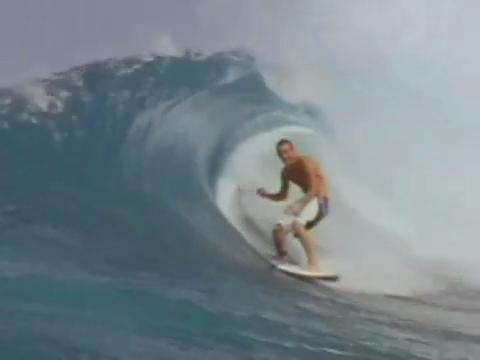
%> input picture dataset/start.jpg, 480 x 360 px
$ octave HW_PA1_20195191.m   (GNU Octave 9; MATLAB toolbox functions it lacks are replaced by stand-ins)
%> lines starting %> are read from the running program, lines starting %| are printed output that depends on the picture
%05.23. 현재까지 최종 제출물
start = rgb2gray(imread('D:\Kyu\Study\2021 Signal & System\HW1\dataset\start.jpg'));
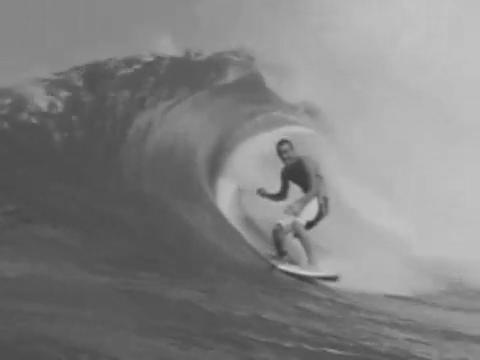
%> start: size 360x480 uint8; min 50, max 209, mean 129.6
img1 = rgb2gray(imread('D:\Kyu\Study\2021 Signal & System\HW1\dataset\0010.jpg'));
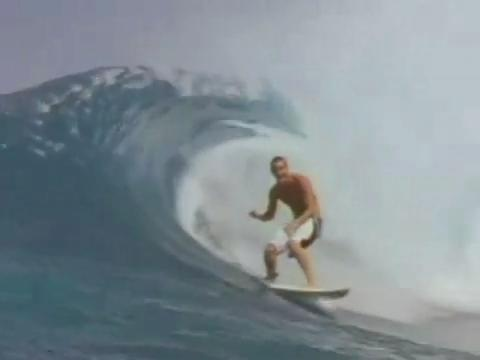
%> input picture dataset/0010.jpg, 480 x 360 px
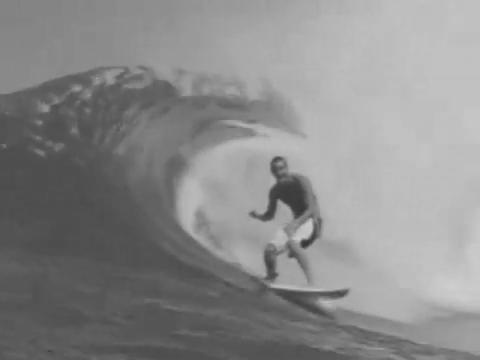
%> img1: size 360x480 uint8; min 52, max 207, mean 138.5
img2 = rgb2gray(imread('D:\Kyu\Study\2021 Signal & System\HW1\dataset\0020.jpg'));
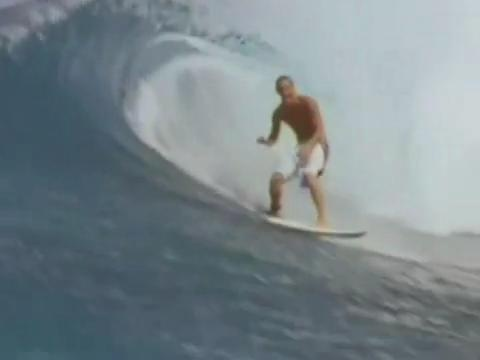
%> input picture dataset/0020.jpg, 480 x 360 px
%> img2: size 360x480 uint8; min 59, max 210, mean 130.7
img3 = rgb2gray(imread('D:\Kyu\Study\2021 Signal & System\HW1\dataset\0030.jpg'));
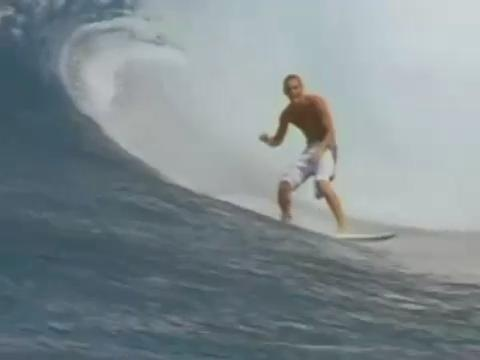
%> input picture dataset/0030.jpg, 480 x 360 px
%> img3: size 360x480 uint8; min 57, max 210, mean 136.6
img4 = rgb2gray(imread('D:\Kyu\Study\2021 Signal & System\HW1\dataset\0040.jpg'));
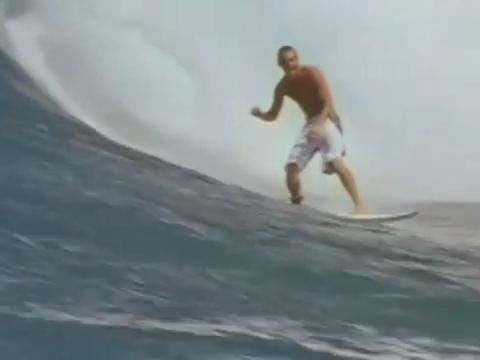
%> input picture dataset/0040.jpg, 480 x 360 px
%> img4: size 360x480 uint8; min 58, max 207, mean 138.2
img5 = rgb2gray(imread('D:\Kyu\Study\2021 Signal & System\HW1\dataset\0050.jpg'));
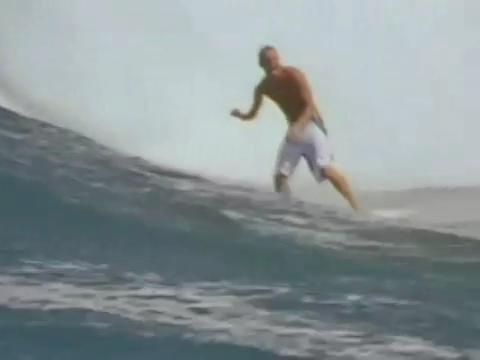
%> input picture dataset/0050.jpg, 480 x 360 px
%> img5: size 360x480 uint8; min 57, max 210, mean 146.7
%> (the run ends here)
